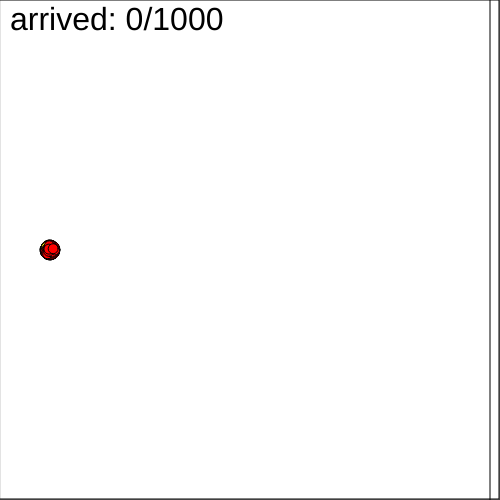
Frame 1 (no input)
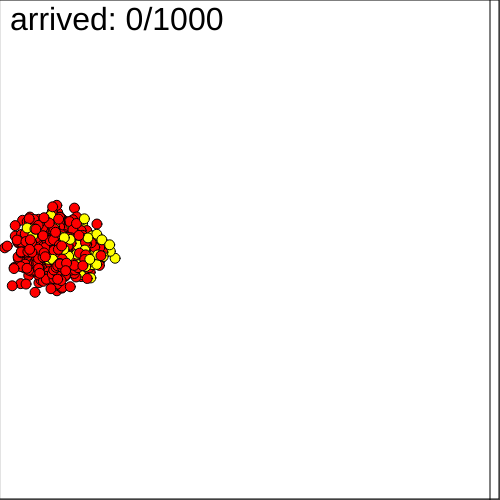
Frame 60 (no input)
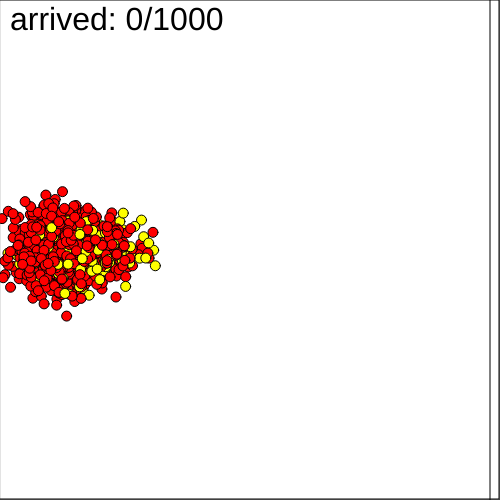
Frame 120 (the mouse pressed at the canvas centre since frame 60)

The p5.js sketch that drew these frames (run headless with seeded random() and noise() and a simulated clock; from frame 60 on, the mouse is pressed at the canvas centre):

// p5.js sketch
// ── sketch.js
var drunkers;
var drunkerStates;
var drunkerNum = 1000;
var startX = -200;// 起始位置
var goalX = 240; // 家的位置
var maxStep = 5.0; // 每一步的最大距离
var normalStep = 1.0;// 正常的步伐
var p = 0.01;
var q = 0.05;
var dispSize = 10.0;

// 函数setup() ：准备阶段
function setup() {
	createCanvas(500,500);

	drunkers = new Array();
	drunkerStates = new Array();
	for(let i =0;i<drunkerNum;i++)
	{
		var x = startX;
		var y = 0;
		drunkers[i] = createVector(x,y);
		drunkerStates[i] = "drunk";
	}

}

// 函数draw()：作画阶段
var lastTime = 0.0;
function draw() {
	fill(255);// 填充白色
	rect(-1,-1,width+1,height+1);
	noFill();
	rect(0,0,width-1,height-1);

	var TNow = millis()/1000;
	var dt = TNow - lastTime;
	lastTime = TNow;

	// 醉鬼移动&显示
	var count = drunkers.length;
	for(let i=0;i<drunkers.length;i++)
	{
		var x = drunkers[i].x;
		var y = drunkers[i].y;
		var arrived = (x>=goalX);
		if(!arrived)
		{
			var state = drunkerStates[i];

			// move
			if(state == "drunk")
			{
				var moveVec = randMove(maxStep);
				x += moveVec.x;
				y += moveVec.y;
				
			}
			else if(state == "awake")
			{
				x += normalStep;
				y += 0;
			}
			drunkers[i].x = x;
			drunkers[i].y = y;

			// state change
			var r = random(0,1);
			if(state =="drunk")
			{
				if(r<p)
				{
					state = "awake";
				}
			}
			else if(state == "awake")
			{
				if(r<q)
				{
					state = "drunk";
				}
			}
			drunkerStates[i] = state;

			count --;
		}
		
		push();
		translate(width/2,height/2);
		if(arrived)
		{
			fill(0,255,0)
		}
		else if(state=="drunk")
		{
			fill(255,0,0);
		}
		else if(state == "awake")
		{
			fill(255,255,0);
		}
		ellipse(drunkers[i].x,drunkers[i].y,dispSize,dispSize);
		pop();

	}

	// 画出“家”的位置
	push();
	translate(width/2,height/2);
	line(goalX,-500,goalX,500);
	pop();

	// 显示到达家的醉鬼数量
	textSize(32);
	fill(0);
	var txt = "arrived: " + count + "/" + drunkers.length;
	text(txt, 10, 30);
	//text(txt,30,30);
	//text('word', 10, 30);

}

function randMove(maxDist)
{
	var r = random(0,maxDist);
	var theta = random(0,TWO_PI);
	var x = r * cos(theta);
	var y = r * sin(theta);

	var movement = createVector(x,y);
	return movement;
}
